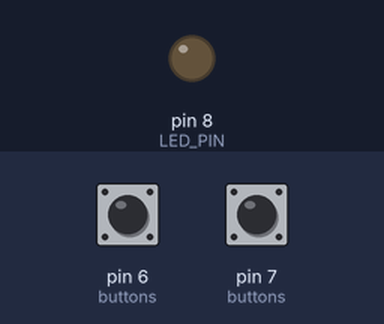
This sketch was run on a simulated Arduino Uno, built with avr-gcc and run on an emulated ATmega328P. Parts: output pins drawn as LEDs (lit = HIGH). Inputs (shaded band) come from the test bench; at power-on: pin 7 (buttons) HIGH, pin 6 (buttons) HIGH.

Above: at 1.2 s.
1.3 s: pin 7 (buttons) pulled LOW for 0.15 s
At 2.5 s:
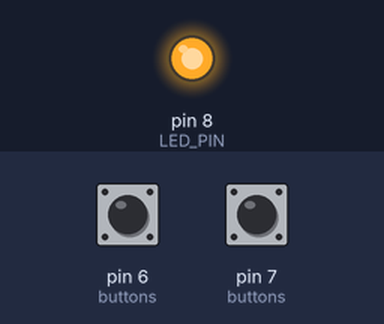
2.9 s: pin 6 (buttons) pulled LOW for 0.15 s
At 3.9 s:
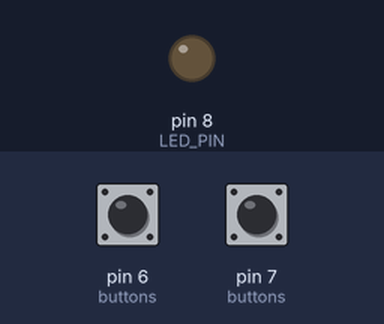
4.5 s: pin 7 (buttons) pulled LOW for 1 s
At 5.2 s:
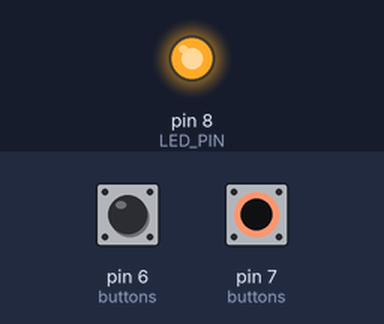
Timing chart, 0 to 7.5 s (numbered marks = the images above; inputs shaded):
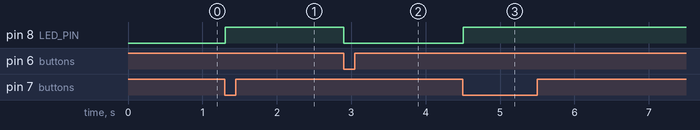

Measured:
- after the input at 1.3 s, pin 8 (LED_PIN): LOW → HIGH at once
- after the input at 2.9 s, pin 8 (LED_PIN): HIGH → LOW at once
- after the input at 4.5 s, pin 8 (LED_PIN): LOW → HIGH at once

The sketch:

button_driver_array.ino
```cpp
#include <Arduino.h>

const uint8_t LED_PIN = 8;
const uint8_t BUTTON_COUNT = 2;

enum ButtonState
{
    RELEASED,
    PRESS_DEBOUNCE,
    PRESSED,
    RELEASE_DEBOUNCE
};

struct Button
{
    uint8_t pin;
    ButtonState state;
    unsigned long debounceStart;
    bool stablePressed;
    bool pressEvent;
};

Button buttons[BUTTON_COUNT] =
{
    {7, RELEASED, 0, false, false},
    {6, RELEASED, 0, false, false}
};

bool ledState = false;

void updateButton(Button &button)
{
    button.pressEvent = false;

    bool pressed = (digitalRead(button.pin) == LOW);

    if (button.state == RELEASED)
    {
        if (pressed)
        {
            button.state = PRESS_DEBOUNCE;
            button.debounceStart = millis();
        }
    }

    else if (button.state == PRESS_DEBOUNCE)
    {
        if (pressed)
        {
            if (millis() - button.debounceStart >= 5)
            {
                button.state = PRESSED;
                button.stablePressed = true;
                button.pressEvent = true;
            }
        }
        else
        {
            button.state = RELEASED;
        }
    }

    else if (button.state == PRESSED)
    {
        if (!pressed)
        {
            button.state = RELEASE_DEBOUNCE;
            button.debounceStart = millis();
        }
    }

    else if (button.state == RELEASE_DEBOUNCE)
    {
        if (!pressed)
        {
            if (millis() - button.debounceStart >= 5)
            {
                button.state = RELEASED;
                button.stablePressed = false;
            }
        }
        else
        {
            button.state = PRESSED;
        }
    }
}

void setup()
{
    pinMode(LED_PIN, OUTPUT);

    for (uint8_t i = 0; i < BUTTON_COUNT; i++)
    {
        pinMode(buttons[i].pin, INPUT_PULLUP);
    }
}

void loop()
{
    for (uint8_t i = 0; i < BUTTON_COUNT; i++)
    {
        updateButton(buttons[i]);
    }

    if (buttons[0].pressEvent)
    {
        ledState = true;
    }

    if (buttons[1].pressEvent)
    {
        ledState = false;
    }

    digitalWrite(LED_PIN, ledState);
}
```
